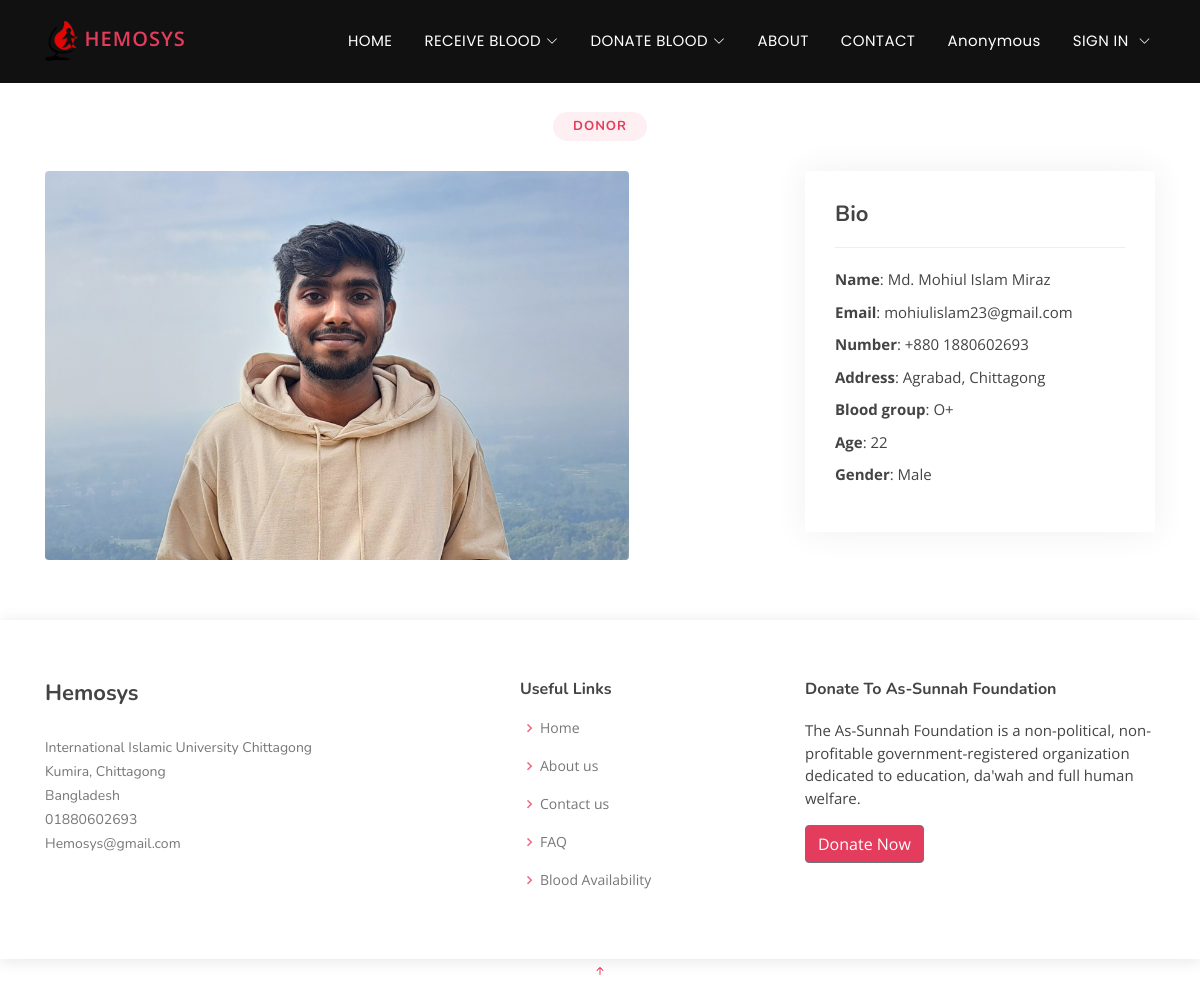
Screenshot of /donor/donor-details/75/ with the database file from the repository.
### authentication/models.py (models this page shows, shortened)
class userprofile(models.Model):
    user = models.OneToOneField(User, on_delete=models.CASCADE)
    phone = models.CharField(max_length=100)
    location = models.CharField(max_length=100)
    bloodgroup = models.CharField(max_length=100)
    age = models.CharField(max_length=3)
    gender = models.CharField(max_length=10)
    image = models.FileField(upload_to='profile-picture', blank=True, null=True)

### donor/views.py (the view)
# urls.py: path('donor-details/<int:user_id>/', views.donor_details, name="donordetails"),
def donor_details(request, user_id):
    donor = get_object_or_404(userprofile, user_id=user_id)
    return render(request, "donordetails.html", {"donor": donor})

### templates/donordetails.html (shortened to what this page needs)
{% extends "base.html" %}
{% block content %}
{% load static %}
<section id="portfolio-details" class="portfolio-details">
  <br><br><br>
  <div class="section-title">
    <h2>Donor</h2>
  </div>
  <div class="container">
    <div class="row gy-4">
      <div class="col-lg-8">
        {% if donor.user.userprofile.image %}
        <img src="{{ donor.user.userprofile.image.url }}" alt="" class="img-fluid rounded" style="max-width: 80%; height: auto;"/>
        {% else %}
        <img src="{% static '\images\default-profile-picture.png' %}" alt="" class="img-fluid rounded" style="max-width: 80%; height: auto;"/>
        {% endif %}
      </div>
      <div class="col-lg-4">
        <div class="portfolio-info">
          <h3>Bio</h3>
          <ul>
            <li><strong>Name</strong>: {{ donor.user.first_name }}</li>
            <li><strong>Email</strong>: {{ donor.user.email }} </li>
            <li><strong>Number</strong>: {{ donor.user.userprofile.phone }} </li>
            <li><strong>Address</strong>: {{ donor.user.userprofile.location }}</li>
            <li><strong>Blood group</strong>: {{ donor.user.userprofile.bloodgroup }}</li>
            <li><strong>Age</strong>: {{ donor.user.userprofile.age }}</li>
            <li><strong>Gender</strong>: {{  donor.user.userprofile.gender }}</li>
          </ul>
        </div>
      </div>
    </div>
  </div>
</section>
{% endblock content %}

### static/assets/css/style.css (style rules this page uses)
body { font-family: "Open Sans", sans-serif; color: #444444; }
h1, h2, h3, h4, h5, h6 { font-family: "Nunito", sans-serif; }
section { padding: 60px 0; overflow: hidden; }
.section-title { text-align: center; padding-bottom: 30px; }
.section-title h2 { font-size: 13px; letter-spacing: 1px; font-weight: 700; padding: 8px 20px; line-height: 1; margin: 0; background: #fdeff2; color: #e43c5c; display: inline-block; text-transform: uppercase; border-radius: 50px; }
.portfolio-details { padding-top: 40px; }
.portfolio-details .portfolio-info { padding: 30px; box-shadow: 0px 0 30px rgba(73, 60, 62, 0.08); }
.portfolio-details .portfolio-info h3 { font-size: 22px; font-weight: 700; margin-bottom: 20px; padding-bottom: 20px; border-bottom: 1px solid #eee; }
.portfolio-details .portfolio-info ul { list-style: none; padding: 0; font-size: 15px; }
.portfolio-details .portfolio-info ul li+li { margin-top: 10px; }

### rows the page displays
userprofile: user.userprofile.image (picture), user.first_name "Md. Mohiul Islam Miraz", user.email "mohiulislam23@gmail.com", user.userprofile.phone "+880 1880602693", user.userprofile.location "Agrabad, Chittagong", user.userprofile.bloodgroup "O+", user.userprofile.age "22", user.userprofile.gender "Male"
